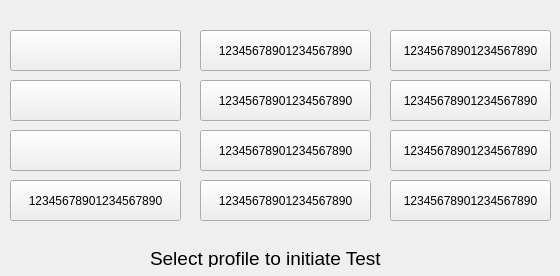
      <widget class="QWidget" name="tab_5">
       <attribute name="title">
        <string>Available Profiles</string>
       </attribute>
       <widget class="QPushButton" name="pushButton_12">
        <property name="geometry">
         <rect>
          <x>390</x>
          <y>30</y>
          <width>161</width>
          <height>41</height>
         </rect>
        </property>
        <property name="text">
         <string>12345678901234567890</string>
        </property>
       </widget>
       <widget class="QPushButton" name="pushButton_13">
        <property name="geometry">
         <rect>
          <x>390</x>
          <y>80</y>
          <width>161</width>
          <height>41</height>
         </rect>
        </property>
        <property name="text">
         <string>12345678901234567890</string>
        </property>
       </widget>
       <widget class="QPushButton" name="pushButton_14">
        <property name="geometry">
         <rect>
          <x>390</x>
          <y>130</y>
          <width>161</width>
          <height>41</height>
         </rect>
        </property>
        <property name="text">
         <string>12345678901234567890</string>
        </property>
       </widget>
       <widget class="QPushButton" name="pushButton_15">
        <property name="geometry">
         <rect>
          <x>390</x>
          <y>180</y>
          <width>161</width>
          <height>41</height>
         </rect>
        </property>
        <property name="text">
         <string>12345678901234567890</string>
        </property>
       </widget>
       <widget class="QPushButton" name="pushButton_8">
        <property name="geometry">
         <rect>
          <x>200</x>
          <y>30</y>
          <width>171</width>
          <height>41</height>
         </rect>
        </property>
        <property name="text">
         <string>12345678901234567890</string>
        </property>
       </widget>
       <widget class="QPushButton" name="pushButton_9">
        <property name="geometry">
         <rect>
          <x>200</x>
          <y>80</y>
          <width>171</width>
          <height>41</height>
         </rect>
        </property>
        <property name="text">
         <string>12345678901234567890</string>
        </property>
       </widget>
       <widget class="QPushButton" name="pushButton_10">
        <property name="geometry">
         <rect>
          <x>200</x>
          <y>130</y>
          <width>171</width>
          <height>41</height>
         </rect>
        </property>
        <property name="text">
         <string>12345678901234567890</string>
        </property>
       </widget>
       <widget class="QPushButton" name="pushButton_11">
        <property name="geometry">
         <rect>
          <x>200</x>
          <y>180</y>
          <width>171</width>
          <height>41</height>
         </rect>
        </property>
        <property name="text">
         <string>12345678901234567890</string>
        </property>
       </widget>
       <widget class="QPushButton" name="pushButton_4">
        <property name="geometry">
         <rect>
          <x>10</x>
          <y>30</y>
          <width>171</width>
          <height>41</height>
         </rect>
        </property>
        <property name="text">
         <string/>
        </property>
       </widget>
       <widget class="QPushButton" name="pushButton_5">
        <property name="geometry">
         <rect>
          <x>10</x>
          <y>80</y>
          <width>171</width>
          <height>41</height>
         </rect>
        </property>
        <property name="text">
         <string/>
        </property>
       </widget>
       <widget class="QPushButton" name="pushButton_6">
        <property name="geometry">
         <rect>
          <x>10</x>
          <y>130</y>
          <width>171</width>
          <height>41</height>
         </rect>
        </property>
        <property name="text">
         <string/>
        </property>
       </widget>
       <widget class="QPushButton" name="pushButton_7">
        <property name="geometry">
         <rect>
          <x>10</x>
          <y>180</y>
          <width>171</width>
          <height>41</height>
         </rect>
        </property>
        <property name="text">
         <string>12345678901234567890</string>
        </property>
       </widget>
       <widget class="QLabel" name="label_95">
        <property name="geometry">
         <rect>
          <x>150</x>
          <y>250</y>
          <width>300</width>
          <height>17</height>
         </rect>
        </property>
        <property name="font">
         <font>
          <pointsize>14</pointsize>
         </font>
        </property>
        <property name="text">
         <string>Select profile to initiate Test</string>
        </property>
       </widget>
      </widget>
